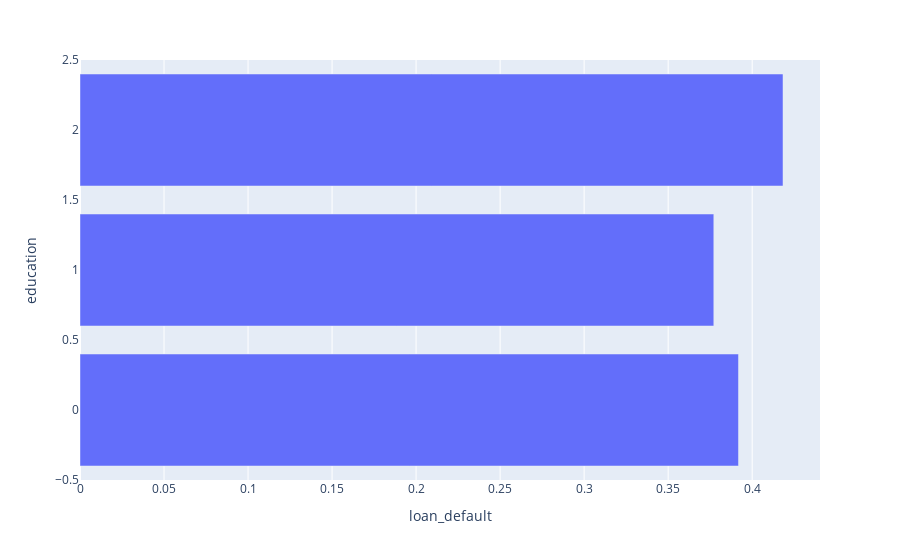

Notebook source saved alongside this figure:
### Markdown cell above
The age group of people is fairly uniformly distributed.

Let us understand the relationship between education and loan_default

### Code cell
temp_df3 = eda_df.copy()
temp_df3 = temp_df3.groupby(by='education').mean()
px.bar(data_frame = temp_df3,y = temp_df3.index,x='loan_default', orientation = 'h')

### Figure 1 — Plotly figure (JSON) as saved in the notebook; plotly's stock layout.template omitted (floating-point values rounded to 4 significant figures)
{"data": [{"alignmentgroup": "True", "hovertemplate": "loan_default=%{x}<br>education=%{y}<extra></extra>", "legendgroup": "", "marker": {"color": "#636efa", "pattern": {"shape": ""}}, "name": "", "offsetgroup": "", "orientation": "h", "showlegend": false, "textposition": "auto", "type": "bar", "x": [0.3918, 0.3772, 0.4183], "xaxis": "x", "y": [0, 1, 2], "yaxis": "y"}], "layout": {"barmode": "relative", "legend": {"tracegroupgap": 0}, "margin": {"t": 60}, "xaxis": {"anchor": "y", "domain": [0.0, 1.0], "title": {"text": "loan_default"}}, "yaxis": {"anchor": "x", "domain": [0.0, 1.0], "title": {"text": "education"}}}}
